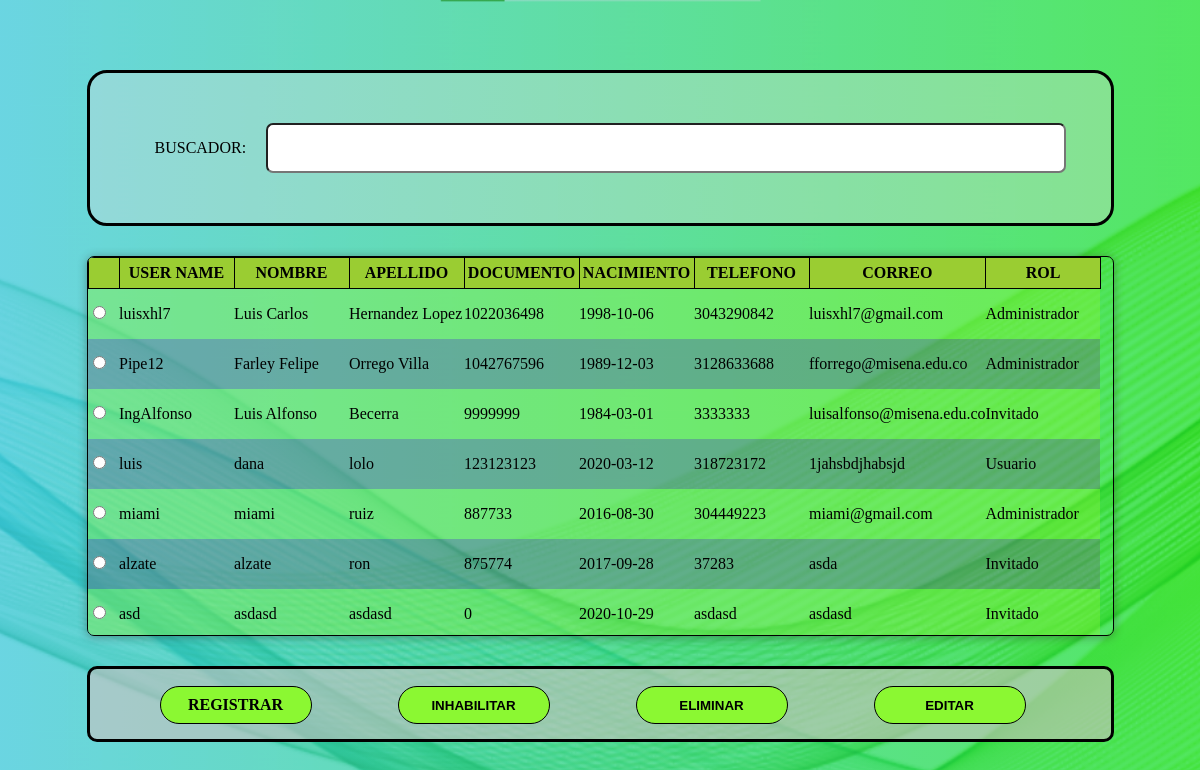
Page /admUsuario (signed in) on the committed database.
### tables this page shows
CREATE TABLE IF NOT EXISTS `usuario` (
  `Id_Usuario` int(10) NOT NULL AUTO_INCREMENT,
  `username` varchar(20) NOT NULL,
  `Contrasena` varchar(20) NOT NULL,
  `Documento` int(11) NOT NULL,
  `Cod_Rol` int(10) NOT NULL,
  PRIMARY KEY (`Id_Usuario`),
  KEY `Documento` (`Documento`),
  KEY `Cod_Rol` (`Cod_Rol`)
);

CREATE TABLE IF NOT EXISTS `datos_p` (
  `Documento` int(11) NOT NULL,
  `Nombre` varchar(50) NOT NULL,
  `Apellido` varchar(50) NOT NULL,
  `Fecha_N` date NOT NULL,
  `Telefono` varchar(20) NOT NULL,
  `Correo` varchar(80) NOT NULL,
  PRIMARY KEY (`Documento`) USING BTREE
);

CREATE TABLE IF NOT EXISTS `rol` (
  `Cod_Rol` int(10) NOT NULL AUTO_INCREMENT,
  `Descripcion` varchar(20) NOT NULL,
  PRIMARY KEY (`Cod_Rol`)
);

### index.php (called while the page is built, shortened)
<?php
    require_once "controller/usuario.controller.php";
    require_once "model/conexion.php";
    require_once "model/dto/usuario.dto.php";
    require_once "model/dao/usuario.dao.php";
    $objPlantilla = new PlantillaController();
    $objPlantilla -> ctrPlantilla();
?>

### controller/usuario.controller.php (called while the page is built, shortened)
<?php
    class UsuarioController{
        public function ctrConsultarUsuario(){
            $lista = false;
            try {
                $objDtoUsuario = new Usuario();
                $objDaoUsuario = new ModeloUsuario( $objDtoUsuario );
                $lista = $objDaoUsuario -> mdlConsultarUsuario() -> fetchAll();
            } catch (PDOException $e) {
                echo "error en consultar usuario" . $e -> getMessage();
            }
            return $lista;
        }
    }
?>

### model/dto/usuario.dto.php (called while the page is built, shortened)
<?php
    class Usuario{
        private $userName;
        private $rol;
        private $nombre;
        private $apellido;
        private $documento;
        private $nacimiento;
        private $telefono;
        private $correo;
        private $pass;
        public function getUserName(){
            return $this -> userName;
        }
        public function getRol(){
            return $this -> rol;
        }
        public function getNombre(){
            return $this -> nombre;
        }
        public function getApellido(){
            return $this -> apellido;
        }
        public function getDocumento(){
            return $this -> documento;
        }
        public function getNacimiento(){
            return $this -> nacimiento;
        }
        public function getTelefono(){
            return $this -> telefono;
        }
        public function getCorreo(){
            return $this -> correo;
        }
        public function getPass(){
            return $this -> pass;
        }
    }
?>

### model/conexion.php (called while the page is built, shortened)
<?php
    class Conexion{
        private $usuario;
        private $clave;
        private $url;
        private $charSet;
        private $con;
        public function __construct(){
            $this -> host = "localhost";
            $this -> driver = "mysql";
            $this -> usuario = "root";
            $this -> clave = "";
            $this -> base = "invpriv";
            $this -> url = $this -> driver.":host=".
            $this -> host.";dbname=". $this -> base;
            $this -> charSet = "UTF8";
            $this -> con=NULL;
        }
        public function conexion(){
            try{
                $this -> con = new PDO($this->url, $this->usuario, $this->clave);
                $this -> con -> setAttribute(PDO::ATTR_DEFAULT_FETCH_MODE, PDO::FETCH_ASSOC);
                $this -> con -> exec('SET CHARACTER SET '.$this->charSet);
            }catch(PDOException $e){
                echo "Error al conectar".$e->getMessage();
            }
            return $this -> con;
        }
    }
?>

### model/dao/usuario.dao.php (called while the page is built, shortened)
<?php
    class ModeloUsuario{
        public function mdlConsultarUsuario(){
            $sql = "CALL SpMostrarUsuario()";
            try {
                $con = new Conexion();
                $stmt = $con -> conexion() -> prepare($sql);
                $stmt -> execute();
                $resulset = $stmt;
            } catch (PDOException $e) {
                echo "Error en el metodo consultar usuario " . $e -> getMessage();
            }
            return $resulset;
        }
    }
?>

### view/module/MenuUsuario.php (the view, shortened to what this page needs)
<!DOCTYPE html>
    <html lang="es">
    <head>
        <link rel="stylesheet" href="view/css/sweetalert2.min.css">
        <link rel="stylesheet" href="view/css/FondoInterfazes.css">
        <link rel="stylesheet" href="view/css/EstiloUsuario.css">
    </head>
    <body class="interfazGeneral">
        <form method="post">
            <div>
                <table id="tabla" class="table table-striped table-bordered" style="width:100%">
                    <thead>
                        <tr>
                            <th class="selector"></th>
                            <th>USER NAME</th>
                            <th>NOMBRE</th>
                            <th>APELLIDO</th>
                            <th>DOCUMENTO</th>
                            <th>NACIMIENTO</th>
                            <th>TELEFONO</th>
                            <th>CORREO</th>
                            <th>ROL</th>
                        </tr>
                    </thead>
                    <tbody>
                        <?php
                            $objCtrUsuario = new UsuarioController();
                            $listaUsuario = $objCtrUsuario->ctrConsultarUsuario();
                            foreach ($listaUsuario as $dato) {
                                echo '
                                    <tr>
                                        <td class="selector"><input type="radio" name="selectUser" id="selectDocument" class="filtro1" value="' . $dato['Documento'] . '"></td>
                                        <td>' . $dato['username'] . '</td>
                                        <td>' . $dato['Nombre'] . '</td>
                                        <td>' . $dato['Apellido'] . '</td>
                                        <td>' . $dato['Documento'] . '</td>
                                        <td>' . $dato['Fecha_N'] . '</td>
                                        <td>' . $dato['Telefono'] . '</td>
                                        <td>' . $dato['Correo'] . '</td>
                                        <td>' . $dato['Descripcion'] . '</td>
                                    </tr>
                                ';
                            }
                        ?>
                    </tbody>
                </table>
            </div>
            <div class="conBtns">
                <a href="registrarUsuario" class="btnprdt" title="Registrar producto"><b>REGISTRAR</b></a>
                <button type="button" class="btnprdt2" title="Inhabilitar producto">INHABILITAR</button>
                <button type="button" onclick="eliminar(selectDocument)" class="btnprdt2" title="Eliminar producto">ELIMINAR</button>
                <button type="button" onclick="editar(selectDocument)" class="btnprdt2" title="Editar producto">EDITAR</button>
            </div>
        </form>
    </body>
</html>

### view/css/FondoInterfazes.css (style rules this page uses)
.interfazGeneral { background-image: url(../IMG/fondo_de_interfacez.png); background-size: cover; background-repeat: no-repeat; background-position: center; background-attachment: fixed; min-height: 100%; display: flex; justify-content: center; align-items: center; }
body::before { content: ""; width: 100%; min-height: 100vh; position: fixed; top: 0px; left: 0px; background-image: linear-gradient(90deg,#31c6e7,#10dd2b); opacity: 0.5; z-index: -1; }

### view/css/EstiloUsuario.css (style rules this page uses)
* { margin: 0px; padding: 0px; }
#tabla { display: block; margin: 0px auto 15px auto; width: 1160px; height: 380px; border: 1px solid black; border-collapse: collapse; overflow: auto; border-radius: 7px; box-shadow: 0px 1px 10px 0px rgba(47, 51, 44, 0.432); }
th { background-color: yellowgreen; height: 30px; border: solid 1px; }
td { width: 115px; height: 50px; }
.selector { width: 20px; padding: 0px 5px; }
tr:nth-child(even) { background-color: rgba(104, 104, 119, 0.4); }
tr:nth-child(odd) { background-color: rgba(139, 248, 50, 0.4); }
.conBtns { width: 1021px; height: 70px; background-color: rgba(207, 193, 193, 0.589); margin: 30px auto 0px ; border-radius: 10px; border: solid 3px; }
.btnprdt, .btnprdt:visited { border: solid 1px black; background-color: rgb(139, 248, 50); color: black; width: 150px; height: 27px; padding: 9px 0px 0px 0px; text-align: center; border-radius: 20px; text-decoration: none; float: left; display: block; margin: 17px 43px 17px 70px; }
.btnprdt2 { border: solid 1px black; background-color: rgb(139, 248, 50); color: black; width: 152px; height: 38px; text-align: center; border-radius: 20px; text-decoration: none; float: left; display: block; margin: 17px 43px 17px 43px; cursor: pointer; font-weight: bold; }
a { text-decoration: none; color: black; }

### rows in the picture
usuario: username "luisxhl7", Documento.Nombre "Luis Carlos", Documento.Apellido "Hernandez Lopez", Documento.Documento "1022036498", Documento.Fecha_N "1998-10-06", Documento.Telefono "3043290842", Documento.Correo "luisxhl7@gmail.com", Cod_Rol.Descripcion "Administrador"
usuario: username "Pipe12", Documento.Nombre "Farley Felipe", Documento.Apellido "Orrego Villa", Documento.Documento "1042767596", Documento.Fecha_N "1989-12-03", Documento.Telefono "3128633688", Documento.Correo "fforrego@misena.edu.co", Cod_Rol.Descripcion "Administrador"
usuario: username "IngAlfonso", Documento.Nombre "Luis Alfonso", Documento.Apellido "Becerra", Documento.Documento "9999999", Documento.Fecha_N "1984-03-01", Documento.Telefono "3333333", Documento.Correo "luisalfonso@misena.edu.co", Cod_Rol.Descripcion "Invitado"
usuario: username "luis", Documento.Nombre "dana", Documento.Apellido "lolo", Documento.Documento "123123123", Documento.Fecha_N "2020-03-12", Documento.Telefono "318723172", Documento.Correo "1jahsbdjhabsjd", Cod_Rol.Descripcion "Usuario"
usuario: username "miami", Documento.Nombre "miami", Documento.Apellido "ruiz", Documento.Documento "887733", Documento.Fecha_N "2016-08-30", Documento.Telefono "304449223", Documento.Correo "miami@gmail.com", Cod_Rol.Descripcion "Administrador"
usuario: username "alzate", Documento.Nombre "alzate", Documento.Apellido "ron", Documento.Documento "875774", Documento.Fecha_N "2017-09-28", Documento.Telefono "37283", Documento.Correo "asda", Cod_Rol.Descripcion "Invitado"
usuario: username "asd", Documento.Nombre "asdasd", Documento.Apellido "asdasd", Documento.Documento "0", Documento.Fecha_N "2020-10-29", Documento.Telefono "asdasd", Documento.Correo "asdasd", Cod_Rol.Descripcion "Invitado"
